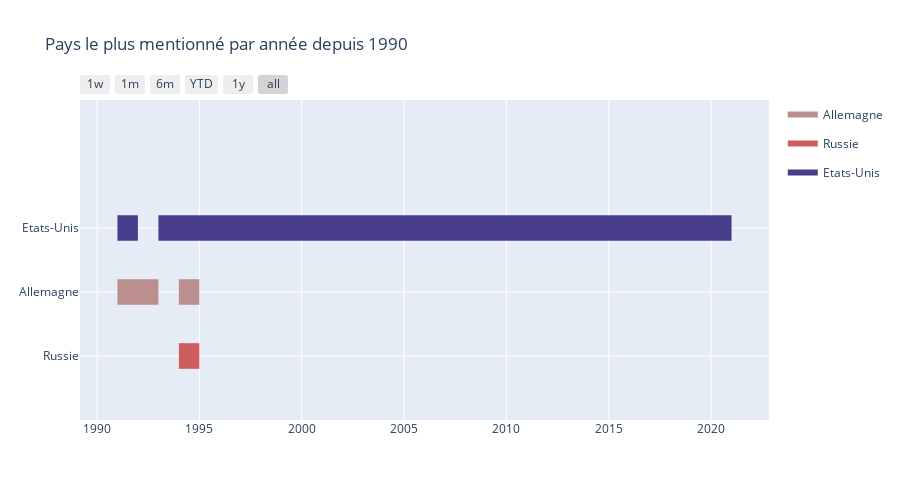

Source (notebook cell):
### Code cell
# (!) The code must be executed for the timeline to be displayed (!)
timeline("Pays le plus mentionné par année depuis 1990", list_colors, annees, pays)

### Figure 1 — Plotly figure (JSON) as saved in the notebook; plotly's stock layout.template omitted (floating-point values rounded to 4 significant figures; data arrays with more than 128 entries replaced by an {"elided": "..."} marker saying what was removed)
{"data": [{"fill": "toself", "fillcolor": "rgb(188, 143, 143)", "hoverinfo": "skip", "legendgroup": "rgb(188, 143, 143)", "mode": "none", "name": "Allemagne", "type": "scatter", "x": ["1991", "1992", "1992", "1991", "1991", "1992", "1993", "1993", "1992", "1992", "1994", "1995", "1995", "1994"], "y": [0.8, 0.8, 1.2, 1.2, null, 0.8, 0.8, 1.2, 1.2, null, 0.8, 0.8, 1.2, 1.2]}, {"fill": "toself", "fillcolor": "rgb(205, 92, 92)", "hoverinfo": "skip", "legendgroup": "rgb(205, 92, 92)", "mode": "none", "name": "Russie", "type": "scatter", "x": ["1994", "1995", "1995", "1994"], "y": [-0.2, -0.2, 0.2, 0.2]}, {"fill": "toself", "fillcolor": "rgb(72, 61, 139)", "hoverinfo": "skip", "legendgroup": "rgb(72, 61, 139)", "mode": "none", "name": "Etats-Unis", "type": "scatter", "x": {"elided": "144 str values"}, "y": {"elided": "144 float values"}}, {"legendgroup": "rgb(188, 143, 143)", "marker": {"color": "rgb(188, 143, 143)", "opacity": 0, "size": 1}, "mode": "markers", "name": "", "showlegend": false, "text": [null, null, null, null, null, null], "type": "scatter", "x": ["1991", "1992", "1992", "1993", "1994", "1995"], "y": [1, 1, 1, 1, 1, 1]}, {"legendgroup": "rgb(205, 92, 92)", "marker": {"color": "rgb(205, 92, 92)", "opacity": 0, "size": 1}, "mode": "markers", "name": "", "showlegend": false, "text": [null, null], "type": "scatter", "x": ["1994", "1995"], "y": [0, 0]}, {"legendgroup": "rgb(72, 61, 139)", "marker": {"color": "rgb(72, 61, 139)", "opacity": 0, "size": 1}, "mode": "markers", "name": "", "showlegend": false, "text": [null, null, null, null, null, null, null, null, null, null, null, null, null, null, null, null, null, null, null, null, null, null, null, null, null, null, null, null, null, null, null, null, null, null, null, null, null, null, null, null, null, null, null, null, null, null, null, null, null, null, null, null, null, null, null, null, null, null], "type": "scatter", "x": ["1991", "1992", "1993", "1994", "1994", "1995", "1995", "1996", "1996", "1997", "1997", "1998", "1998", "1999", "1999", "2000", "2000", "2001", "2001", "2002", "2002", "2003", "2003", "2004", "2004", "2005", "2005", "2006", "2006", "2007", "2007", "2008", "2008", "2009", "2009", "2010", "2010", "2011", "2011", "2012", "2012", "2013", "2013", "2014", "2014", "2015", "2015", "2016", "2016", "2017", "2017", "2018", "2018", "2019", "2019", "2020", "2020", "2021"], "y": [2, 2, 2, 2, 2, 2, 2, 2, 2, 2, 2, 2, 2, 2, 2, 2, 2, 2, 2, 2, 2, 2, 2, 2, 2, 2, 2, 2, 2, 2, 2, 2, 2, 2, 2, 2, 2, 2, 2, 2, 2, 2, 2, 2, 2, 2, 2, 2, 2, 2, 2, 2, 2, 2, 2, 2, 2, 2]}], "layout": {"height": 500, "hovermode": "closest", "showlegend": true, "title": {"text": "Pays le plus mentionné par année depuis 1990"}, "xaxis": {"rangeselector": {"buttons": [{"count": 7, "label": "1w", "step": "day", "stepmode": "backward"}, {"count": 1, "label": "1m", "step": "month", "stepmode": "backward"}, {"count": 6, "label": "6m", "step": "month", "stepmode": "backward"}, {"count": 1, "label": "YTD", "step": "year", "stepmode": "todate"}, {"count": 1, "label": "1y", "step": "year", "stepmode": "backward"}, {"step": "all"}]}, "showgrid": true, "type": "date", "zeroline": false}, "yaxis": {"autorange": false, "range": [-1, 4], "showgrid": true, "ticktext": ["Russie", "Allemagne", "Etats-Unis"], "tickvals": [0, 1, 2], "zeroline": false}}}
